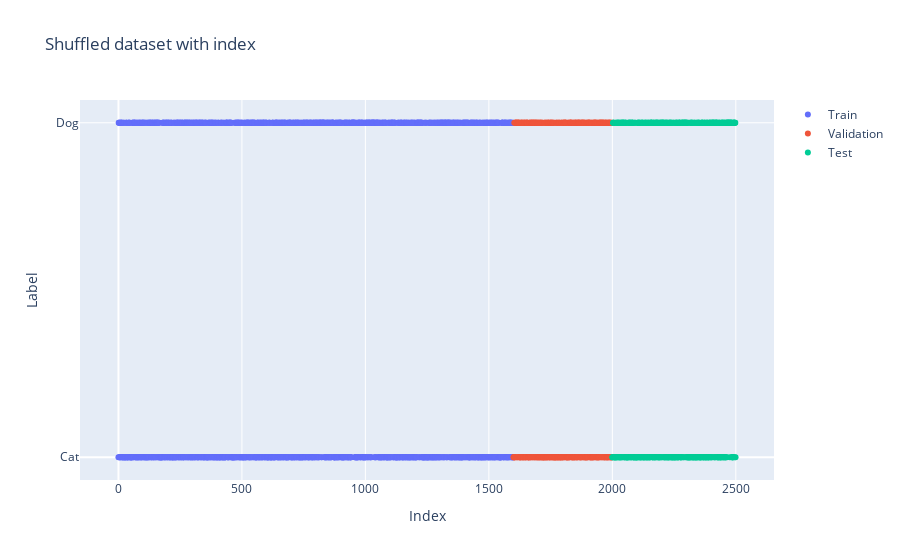

Notebook code for this chart:
### Markdown cell above
- skapa lämplig plot för att kontrollera att dataseten är slumpade, dvs inte ex

### Code cell
# Create a list with index for each dataset
train_index = list(range(len(y_train)))
val_index = list(range(len(y_train), len(y_train) + len(y_val)))
test_index = list(range(len(y_train) + len(y_val), len(y_train) + len(y_val) + len(y_test)))

fig = go.Figure()

# Dataset
fig.add_trace(go.Scatter(x=train_index, y=y_train, mode='markers', name='Train'))
fig.add_trace(go.Scatter(x=val_index, y=y_val, mode='markers', name='Validation'))
fig.add_trace(go.Scatter(x=test_index, y=y_test, mode='markers', name='Test'))

fig.update_layout(title='Shuffled dataset with index',
                  xaxis_title='Index',
                  yaxis_title='Label',
                  yaxis=dict(
                    tickvals=[0, 1],
                    ticktext=['Cat', 'Dog']
                  ))

fig.show()

### Figure 1 — Plotly figure (JSON) as saved in the notebook; plotly's stock layout.template omitted (floating-point values rounded to 4 significant figures; data arrays with more than 128 entries replaced by an {"elided": "..."} marker saying what was removed)
{"data": [{"mode": "markers", "name": "Train", "type": "scatter", "x": {"elided": "1600 int values"}, "y": {"elided": "1600 int values"}}, {"mode": "markers", "name": "Validation", "type": "scatter", "x": {"elided": "400 int values"}, "y": {"elided": "400 int values"}}, {"mode": "markers", "name": "Test", "type": "scatter", "x": {"elided": "500 int values"}, "y": {"elided": "500 int values"}}], "layout": {"title": {"text": "Shuffled dataset with index"}, "xaxis": {"title": {"text": "Index"}}, "yaxis": {"ticktext": ["Cat", "Dog"], "tickvals": [0, 1], "title": {"text": "Label"}}}}
